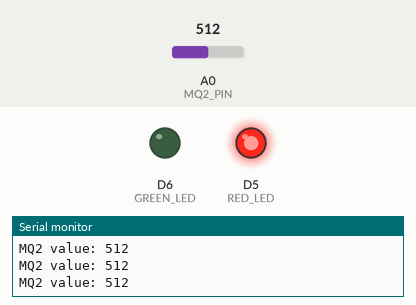
The sketch below on a simulated ESP8266 (NodeMCU). On the bench: output pins drawn as LEDs (lit = HIGH), the last lines printed to the serial monitor. Inputs (shaded band) come from the test bench; at power-on: A0 (MQ2_PIN) = 512.

Above: at 1.2 s.
1.3 s: A0 (MQ2_PIN) set to 318
2.8 s: A0 (MQ2_PIN) set to 292
At 3.5 s:
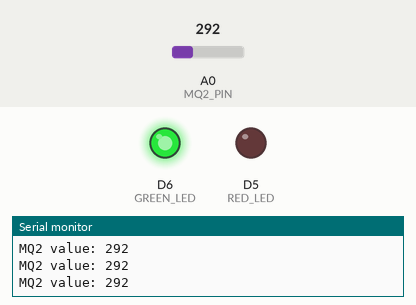
4.3 s: A0 (MQ2_PIN) set to 306
At 4.8 s:
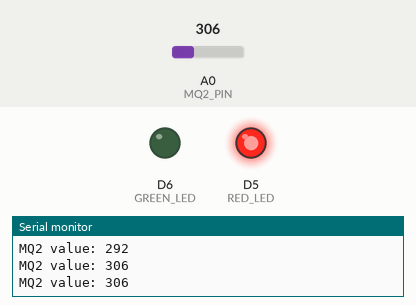
5.9 s: A0 (MQ2_PIN) set to 290
At 7.3 s:
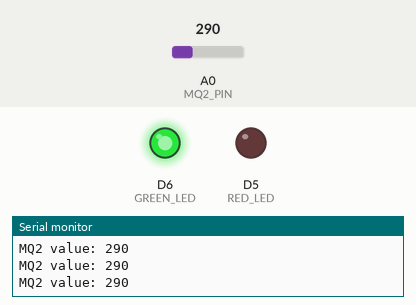
Timing chart, 0 to 8.5 s (numbered marks = the images above; inputs shaded):
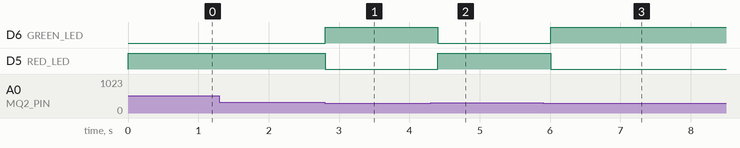

The sketch:

esp_mq2gas.ino
```cpp
#define MQ2_PIN   A0
#define RED_LED   D5  // GPIO14
#define GREEN_LED D6  // GPIO12

void setup() {
  Serial.begin(115200);
  pinMode(RED_LED, OUTPUT);
  pinMode(GREEN_LED, OUTPUT);

  digitalWrite(RED_LED, LOW);
  digitalWrite(GREEN_LED, LOW);
}

void loop() {
  int gasValue = analogRead(MQ2_PIN);
  Serial.print("MQ2 value: ");
  Serial.println(gasValue);

  // Adjust threshold as needed (try 300 first)
  if (gasValue > 300) {
    digitalWrite(RED_LED, HIGH);    // Smoke detected!
    digitalWrite(GREEN_LED, LOW);
  } else {
    digitalWrite(RED_LED, LOW);
    digitalWrite(GREEN_LED, HIGH);  // Normal air
  }

  delay(200);
}
```

Measured:
- the behaviour switches between 301 and 300 on A0 (MQ2_PIN) (found by bisection; images 0 and 1)
- after the input at 2.8 s, D6 (GREEN_LED): LOW → HIGH at once; D5 (RED_LED): HIGH → LOW at once
- after the input at 4.3 s, D6 (GREEN_LED): HIGH → LOW after 0.11 s; D5 (RED_LED): LOW → HIGH after 0.11 s
- after the input at 5.9 s, D6 (GREEN_LED): LOW → HIGH after 0.11 s; D5 (RED_LED): HIGH → LOW after 0.11 s
